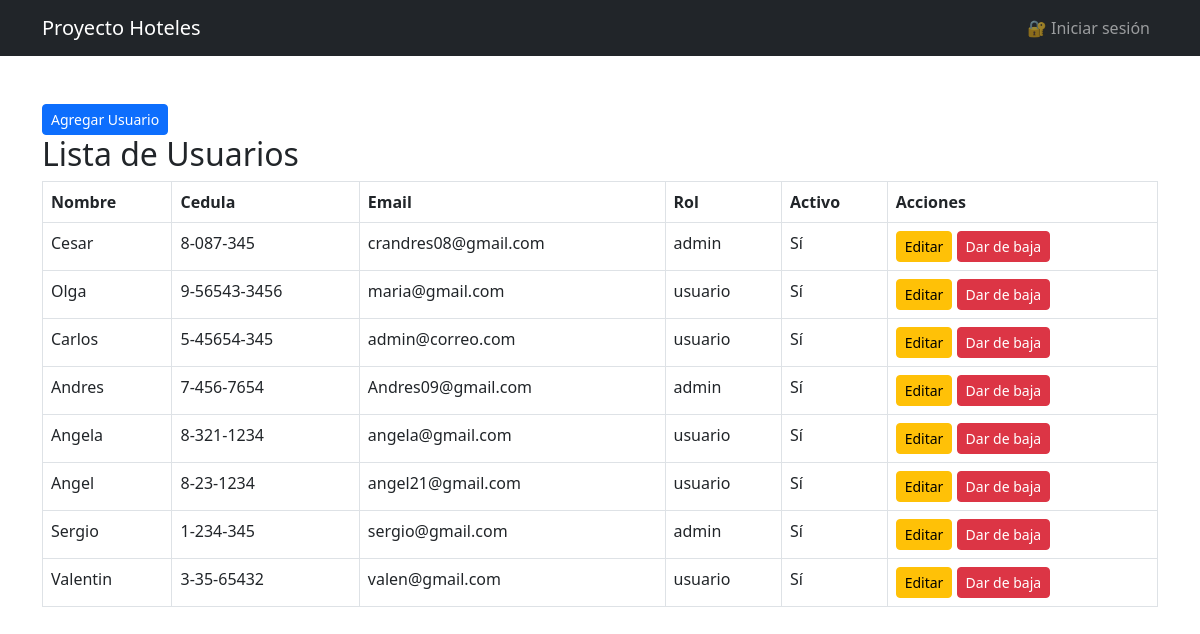
Page /usuarios/listar.php on the committed database.
### tables this page shows
CREATE TABLE IF NOT EXISTS `usuarios` (
  `id` int NOT NULL AUTO_INCREMENT,
  `nombre` varchar(100) NOT NULL,
  `cedula` varchar(20) NOT NULL,
  `email` varchar(100) NOT NULL,
  `password` varchar(255) NOT NULL,
  `activo` tinyint(1) DEFAULT '1',
  `creado_en` timestamp NULL DEFAULT CURRENT_TIMESTAMP,
  `rol` enum('admin','usuario') NOT NULL DEFAULT 'usuario',
  PRIMARY KEY (`id`),
  UNIQUE KEY `email` (`email`)
);

### usuarios/crud.php (called while the page is built, shortened)
<?php
require_once '../clases/usuarios.php';
$pdo = BD::conectar();
$usuarioModel = new Usuario($pdo);
$usuarios = $usuarioModel->listar();

### clases/usuarios.php (called while the page is built, shortened)
<?php
class Usuario {
    private $pdo;
    public function __construct($pdo) {
        $this->pdo = $pdo;
    }
    public function listar() {
        $stmt = $this->pdo->query("SELECT * FROM usuarios");
        return $stmt->fetchAll(PDO::FETCH_ASSOC);
    }
}

### usuarios/listar.php (the view, shortened to what this page needs)
<?php require 'crud.php'; ?>
<!DOCTYPE html>
<html lang="es">
<head>
    <link href="https://cdn.jsdelivr.net/npm/bootstrap@5.3.0/dist/css/bootstrap.min.css" rel="stylesheet">
</head>
<body >
    <?php include '../includes/nav.php'; ?>
    <div class="container mt-5">
    <a href="agrega.php" class="btn btn-sm btn-primary">Agregar Usuario</a>
    <h2>Lista de Usuarios</h2>
    <table class="table table-bordered">
        <thead><tr><th>Nombre</th><th>Cedula</th><th>Email</th><th>Rol</th><th>Activo</th><th>Acciones</th></tr></thead>
        <tbody>
            <?php foreach ($usuarios as $u): ?>
            <tr>
                <td><?= ($u['nombre']) ?></td>
                <td><?= ($u['cedula']) ?></td>
                <td><?= ($u['email']) ?></td>
                <td><?= ($u['rol']) ?></td>
                <td><?= $u['activo'] ? 'Sí' : 'No' ?></td>
                <td>
                    <a href="agrega.php?editar=<?= $u['id'] ?>" class="btn btn-sm btn-warning">Editar</a>
                    <a href="?cambiar=<?= $u['id'] ?>" class="btn btn-sm <?= $u['activo'] ? 'btn-danger' : 'btn-success' ?>">
                        <?= $u['activo'] ? 'Dar de baja' : 'Activar' ?>
                    </a>
                </td>
            </tr>
            <?php endforeach; ?>
        </tbody>
    </table>
    </div>
</body>
</html>

### rows in the picture
usuarios: nombre "Cesar", cedula "8-087-345", email "crandres08@gmail.com", rol "admin", activo "Sí"
usuarios: nombre "Olga", cedula "9-56543-3456", email "maria@gmail.com", rol "usuario", activo "Sí"
usuarios: nombre "Carlos", cedula "5-45654-345", email "admin@correo.com", rol "usuario", activo "Sí"
usuarios: nombre "Andres", cedula "7-456-7654", email "Andres09@gmail.com", rol "admin", activo "Sí"
usuarios: nombre "Angela", cedula "8-321-1234", email "angela@gmail.com", rol "usuario", activo "Sí"
usuarios: nombre "Angel", cedula "8-23-1234", email "angel21@gmail.com", rol "usuario", activo "Sí"
usuarios: nombre "Sergio", cedula "1-234-345", email "sergio@gmail.com", rol "admin", activo "Sí"
usuarios: nombre "Valentin", cedula "3-35-65432", email "valen@gmail.com", rol "usuario", activo "Sí"
